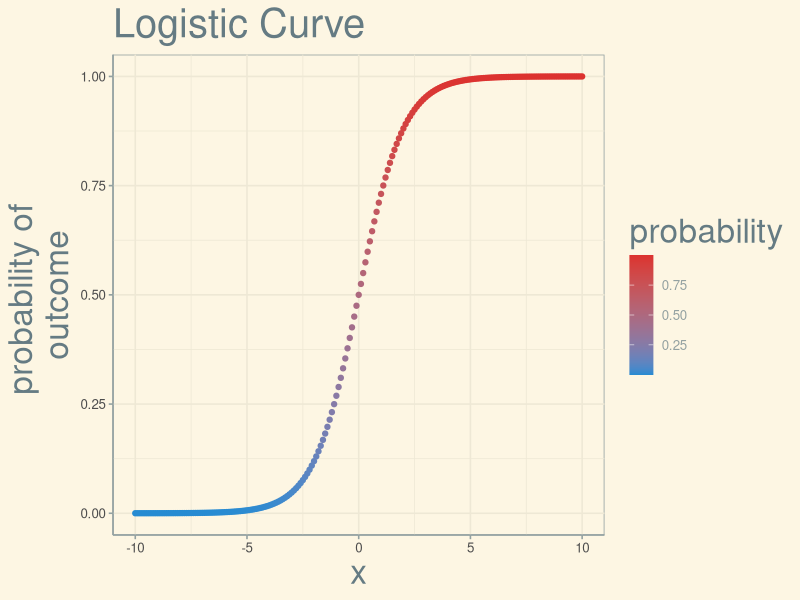

Write the R code that produced this figure.
## ---- chunk 1
#| echo: false
#| fig-height: 3

library(ggplot2)

library(ggthemes)

x <- seq(-10, 10, .1)

p <- exp(x) / (1 + exp(x))

ggplot(data = NULL,
       aes(x = x, 
           y = p,
           color = p)) + 
  geom_point() +
  labs(title = "Logistic Curve",
       x = "x",
       y = "probability of \noutcome") +
  theme_solarized() +
  scale_color_gradient(low = "#268bd2",
                       high = "#dc322f",
                       name = "probability") +
  theme(title = element_text(size = rel(2)))

